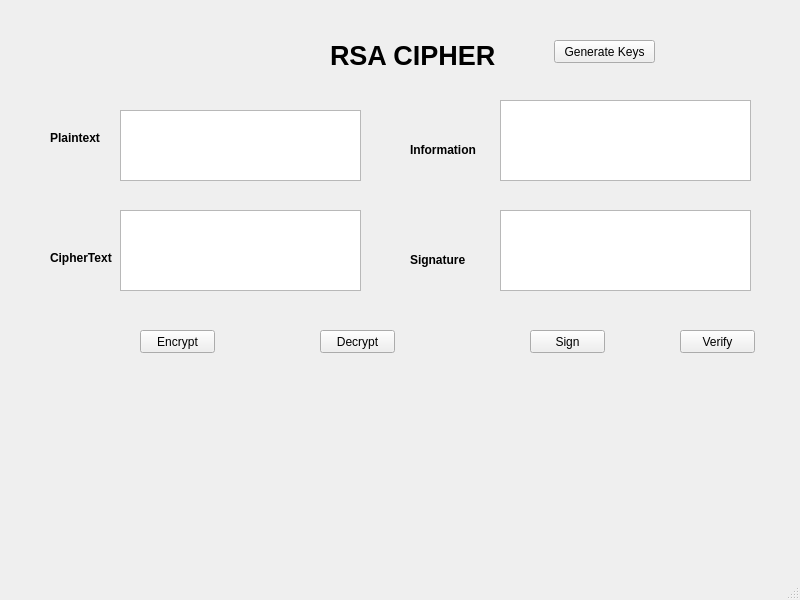
<?xml version="1.0" encoding="UTF-8"?>
<ui version="4.0">
 <class>MainWindow</class>
 <widget class="QMainWindow" name="MainWindow">
  <property name="geometry">
   <rect>
    <x>0</x>
    <y>0</y>
    <width>800</width>
    <height>600</height>
   </rect>
  </property>
  <property name="windowTitle">
   <string>MainWindow</string>
  </property>
  <widget class="QWidget" name="centralwidget">
   <widget class="QLabel" name="label">
    <property name="geometry">
     <rect>
      <x>50</x>
      <y>130</y>
      <width>71</width>
      <height>16</height>
     </rect>
    </property>
    <property name="font">
     <font>
      <weight>75</weight>
      <bold>true</bold>
     </font>
    </property>
    <property name="text">
     <string>Plaintext</string>
    </property>
   </widget>
   <widget class="QLabel" name="label_2">
    <property name="geometry">
     <rect>
      <x>50</x>
      <y>250</y>
      <width>81</width>
      <height>16</height>
     </rect>
    </property>
    <property name="font">
     <font>
      <weight>75</weight>
      <bold>true</bold>
     </font>
    </property>
    <property name="text">
     <string>CipherText</string>
    </property>
   </widget>
   <widget class="QLabel" name="label_3">
    <property name="geometry">
     <rect>
      <x>410</x>
      <y>140</y>
      <width>71</width>
      <height>20</height>
     </rect>
    </property>
    <property name="font">
     <font>
      <weight>75</weight>
      <bold>true</bold>
     </font>
    </property>
    <property name="text">
     <string>Information</string>
    </property>
   </widget>
   <widget class="QLabel" name="label_4">
    <property name="geometry">
     <rect>
      <x>410</x>
      <y>250</y>
      <width>81</width>
      <height>20</height>
     </rect>
    </property>
    <property name="font">
     <font>
      <weight>75</weight>
      <bold>true</bold>
     </font>
    </property>
    <property name="text">
     <string>Signature</string>
    </property>
   </widget>
   <widget class="QLabel" name="label_5">
    <property name="geometry">
     <rect>
      <x>330</x>
      <y>30</y>
      <width>421</width>
      <height>51</height>
     </rect>
    </property>
    <property name="font">
     <font>
      <pointsize>20</pointsize>
      <weight>75</weight>
      <bold>true</bold>
     </font>
    </property>
    <property name="text">
     <string>RSA CIPHER</string>
    </property>
   </widget>
   <widget class="QPlainTextEdit" name="txt_plain_text">
    <property name="geometry">
     <rect>
      <x>120</x>
      <y>110</y>
      <width>241</width>
      <height>71</height>
     </rect>
    </property>
    <property name="font">
     <font>
      <weight>75</weight>
      <bold>true</bold>
     </font>
    </property>
   </widget>
   <widget class="QPlainTextEdit" name="txt_cipher_text">
    <property name="geometry">
     <rect>
      <x>120</x>
      <y>210</y>
      <width>241</width>
      <height>81</height>
     </rect>
    </property>
    <property name="font">
     <font>
      <weight>75</weight>
      <bold>true</bold>
     </font>
    </property>
   </widget>
   <widget class="QPlainTextEdit" name="txt_info">
    <property name="geometry">
     <rect>
      <x>500</x>
      <y>100</y>
      <width>251</width>
      <height>81</height>
     </rect>
    </property>
    <property name="font">
     <font>
      <weight>75</weight>
      <bold>true</bold>
     </font>
    </property>
   </widget>
   <widget class="QPlainTextEdit" name="txt_sign">
    <property name="geometry">
     <rect>
      <x>500</x>
      <y>210</y>
      <width>251</width>
      <height>81</height>
     </rect>
    </property>
    <property name="font">
     <font>
      <weight>75</weight>
      <bold>true</bold>
     </font>
    </property>
   </widget>
   <widget class="QPushButton" name="btn_encrypt">
    <property name="geometry">
     <rect>
      <x>140</x>
      <y>330</y>
      <width>75</width>
      <height>23</height>
     </rect>
    </property>
    <property name="text">
     <string>Encrypt</string>
    </property>
   </widget>
   <widget class="QPushButton" name="btn_decrypt">
    <property name="geometry">
     <rect>
      <x>320</x>
      <y>330</y>
      <width>75</width>
      <height>23</height>
     </rect>
    </property>
    <property name="text">
     <string>Decrypt</string>
    </property>
   </widget>
   <widget class="QPushButton" name="btn_sign">
    <property name="geometry">
     <rect>
      <x>530</x>
      <y>330</y>
      <width>75</width>
      <height>23</height>
     </rect>
    </property>
    <property name="text">
     <string>Sign</string>
    </property>
   </widget>
   <widget class="QPushButton" name="btn_verify">
    <property name="geometry">
     <rect>
      <x>680</x>
      <y>330</y>
      <width>75</width>
      <height>23</height>
     </rect>
    </property>
    <property name="text">
     <string>Verify</string>
    </property>
   </widget>
   <widget class="QPushButton" name="btn_gen_keys">
    <property name="geometry">
     <rect>
      <x>554</x>
      <y>40</y>
      <width>101</width>
      <height>23</height>
     </rect>
    </property>
    <property name="text">
     <string>Generate Keys</string>
    </property>
   </widget>
  </widget>
  <widget class="QMenuBar" name="menubar">
   <property name="geometry">
    <rect>
     <x>0</x>
     <y>0</y>
     <width>800</width>
     <height>21</height>
    </rect>
   </property>
  </widget>
  <widget class="QStatusBar" name="statusbar"/>
 </widget>
 <resources/>
 <connections/>
</ui>
